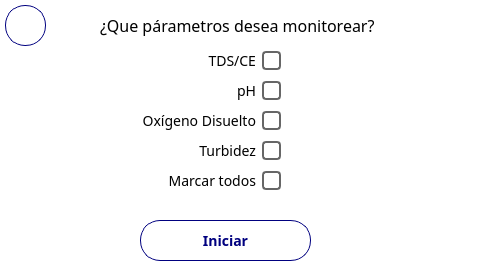
<?xml version="1.0" encoding="UTF-8"?>
<ui version="4.0">
 <class>MainWindow</class>
 <widget class="QMainWindow" name="MainWindow">
  <property name="geometry">
   <rect>
    <x>0</x>
    <y>0</y>
    <width>480</width>
    <height>272</height>
   </rect>
  </property>
  <property name="windowTitle">
   <string>MainWindow</string>
  </property>
  <property name="styleSheet">
   <string notr="true">QLabel {
	font-family: Poppins;
	font-size: 16px;
}

QWidget {
	background-color: white;
}

QPushButton {
	border: 1px solid #00007f;
	background-color: white;
	color: #00007f;
	font-size: 14px;
	font-family: Poppins;
	font-weight: 500;
}

QLabel {
	text-align: center;
}</string>
  </property>
  <widget class="QWidget" name="centralwidget">
   <property name="styleSheet">
    <string notr="true"/>
   </property>
   <widget class="QPushButton" name="initBtn">
    <property name="geometry">
     <rect>
      <x>140</x>
      <y>220</y>
      <width>171</width>
      <height>41</height>
     </rect>
    </property>
    <property name="styleSheet">
     <string notr="true">border-radius: 20px;</string>
    </property>
    <property name="text">
     <string>Iniciar</string>
    </property>
   </widget>
   <widget class="QPushButton" name="backBtn">
    <property name="geometry">
     <rect>
      <x>5</x>
      <y>5</y>
      <width>41</width>
      <height>41</height>
     </rect>
    </property>
    <property name="styleSheet">
     <string notr="true">	height: 40px;
	border-radius: 20px;
	border: 1px solid #00007f;
	background-color: white;
	color: #00007f;
	font-weight: 500;
	font-size: 16px;</string>
    </property>
    <property name="text">
     <string/>
    </property>
   </widget>
   <widget class="QCheckBox" name="tdsCheckBox">
    <property name="geometry">
     <rect>
      <x>140</x>
      <y>50</y>
      <width>141</width>
      <height>21</height>
     </rect>
    </property>
    <property name="layoutDirection">
     <enum>Qt::RightToLeft</enum>
    </property>
    <property name="styleSheet">
     <string notr="true">QCheckBox {
	background-color: transparent;
	height: 21px;
	font-family: Poppins;
	font-size: 14px;
}

QCheckBox::indicator {
    width: 15px; /* Ancho del indicador */
    height: 15px; /* Alto del indicador */
    border-radius: 4px; /* Bordes redondeados */
    border: 2px solid #666; /* Borde del indicador */
}

QCheckBox::indicator:checked {
    background-color: #00007f; /* Color de fondo cuando está marcado */
}

QCheckBox::indicator:unchecked {
    background-color: transparent;
}</string>
    </property>
    <property name="text">
     <string>TDS/CE</string>
    </property>
   </widget>
   <widget class="QCheckBox" name="phCheckBox">
    <property name="geometry">
     <rect>
      <x>140</x>
      <y>80</y>
      <width>141</width>
      <height>21</height>
     </rect>
    </property>
    <property name="layoutDirection">
     <enum>Qt::RightToLeft</enum>
    </property>
    <property name="styleSheet">
     <string notr="true">QCheckBox {
	background-color: transparent;
	height: 21px;
	font-family: Poppins;
	font-size: 14px;
}

QCheckBox::indicator {
    width: 15px; /* Ancho del indicador */
    height: 15px; /* Alto del indicador */
    border-radius: 4px; /* Bordes redondeados */
    border: 2px solid #666; /* Borde del indicador */
}

QCheckBox::indicator:checked {
    background-color: #00007f; /* Color de fondo cuando está marcado */
}

QCheckBox::indicator:unchecked {
    background-color: transparent;
}</string>
    </property>
    <property name="text">
     <string>pH</string>
    </property>
   </widget>
   <widget class="QCheckBox" name="oxygenCheckBox">
    <property name="geometry">
     <rect>
      <x>110</x>
      <y>110</y>
      <width>171</width>
      <height>21</height>
     </rect>
    </property>
    <property name="layoutDirection">
     <enum>Qt::RightToLeft</enum>
    </property>
    <property name="styleSheet">
     <string notr="true">QCheckBox {
	background-color: transparent;
	height: 21px;
	font-family: Poppins;
	font-size: 14px;
}

QCheckBox::indicator {
    width: 15px; /* Ancho del indicador */
    height: 15px; /* Alto del indicador */
    border-radius: 4px; /* Bordes redondeados */
    border: 2px solid #666; /* Borde del indicador */
}

QCheckBox::indicator:checked {
    background-color: #00007f; /* Color de fondo cuando está marcado */
}

QCheckBox::indicator:unchecked {
    background-color: transparent;
}</string>
    </property>
    <property name="text">
     <string>Oxígeno Disuelto</string>
    </property>
   </widget>
   <widget class="QCheckBox" name="turbidityCheckBox">
    <property name="geometry">
     <rect>
      <x>140</x>
      <y>140</y>
      <width>141</width>
      <height>21</height>
     </rect>
    </property>
    <property name="layoutDirection">
     <enum>Qt::RightToLeft</enum>
    </property>
    <property name="styleSheet">
     <string notr="true">QCheckBox {
	background-color: transparent;
	height: 21px;
	font-family: Poppins;
	font-size: 14px;
}

QCheckBox::indicator {
    width: 15px; /* Ancho del indicador */
    height: 15px; /* Alto del indicador */
    border-radius: 4px; /* Bordes redondeados */
    border: 2px solid #666; /* Borde del indicador */
}

QCheckBox::indicator:checked {
    background-color: #00007f; /* Color de fondo cuando está marcado */
}

QCheckBox::indicator:unchecked {
    background-color: transparent;
}</string>
    </property>
    <property name="text">
     <string>Turbidez</string>
    </property>
   </widget>
   <widget class="QLabel" name="label">
    <property name="geometry">
     <rect>
      <x>100</x>
      <y>10</y>
      <width>301</width>
      <height>31</height>
     </rect>
    </property>
    <property name="text">
     <string>&lt;html&gt;&lt;head/&gt;&lt;body&gt;&lt;p&gt;¿Que párametros desea monitorear?&lt;/p&gt;&lt;/body&gt;&lt;/html&gt;</string>
    </property>
   </widget>
   <widget class="QCheckBox" name="allCheckBox">
    <property name="geometry">
     <rect>
      <x>140</x>
      <y>170</y>
      <width>141</width>
      <height>21</height>
     </rect>
    </property>
    <property name="layoutDirection">
     <enum>Qt::RightToLeft</enum>
    </property>
    <property name="styleSheet">
     <string notr="true">QCheckBox {
	background-color: transparent;
	height: 21px;
	font-family: Poppins;
	font-size: 14px;
}

QCheckBox::indicator {
    width: 15px; /* Ancho del indicador */
    height: 15px; /* Alto del indicador */
    border-radius: 4px; /* Bordes redondeados */
    border: 2px solid #666; /* Borde del indicador */
}

QCheckBox::indicator:checked {
    background-color: #00007f; /* Color de fondo cuando está marcado */
}

QCheckBox::indicator:unchecked {
    background-color: transparent;
}</string>
    </property>
    <property name="text">
     <string>Marcar todos</string>
    </property>
   </widget>
  </widget>
 </widget>
 <resources/>
 <connections/>
</ui>
